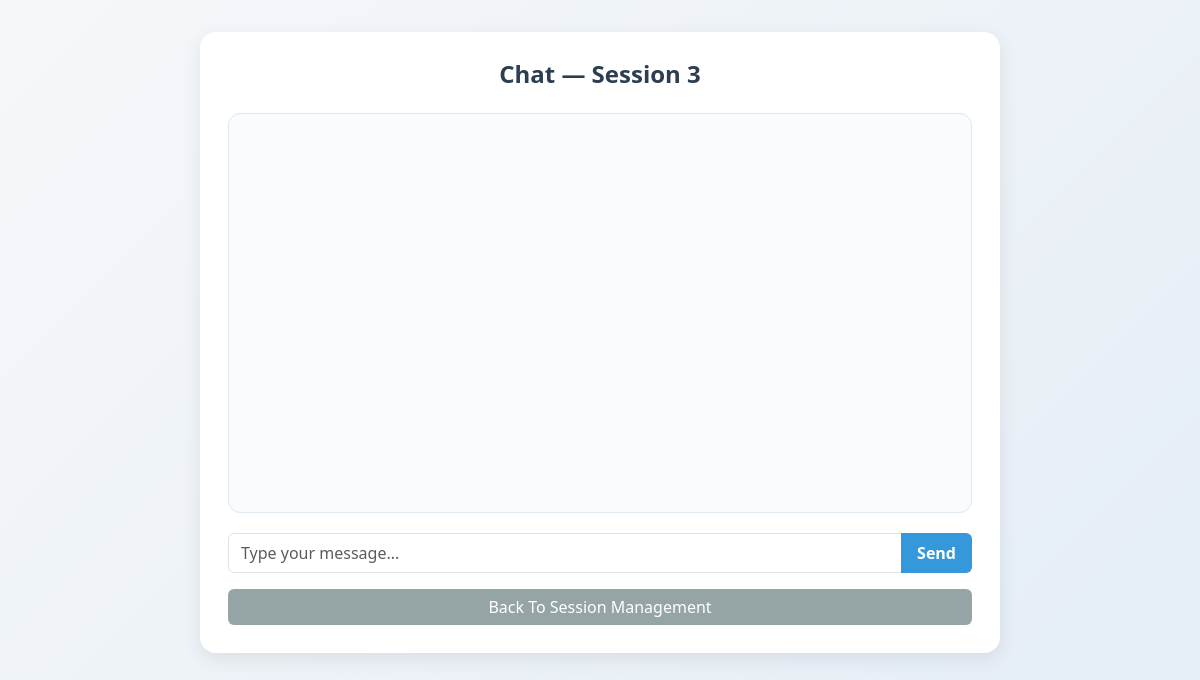
Page /chat/3 (signed in) on the earlier database version.
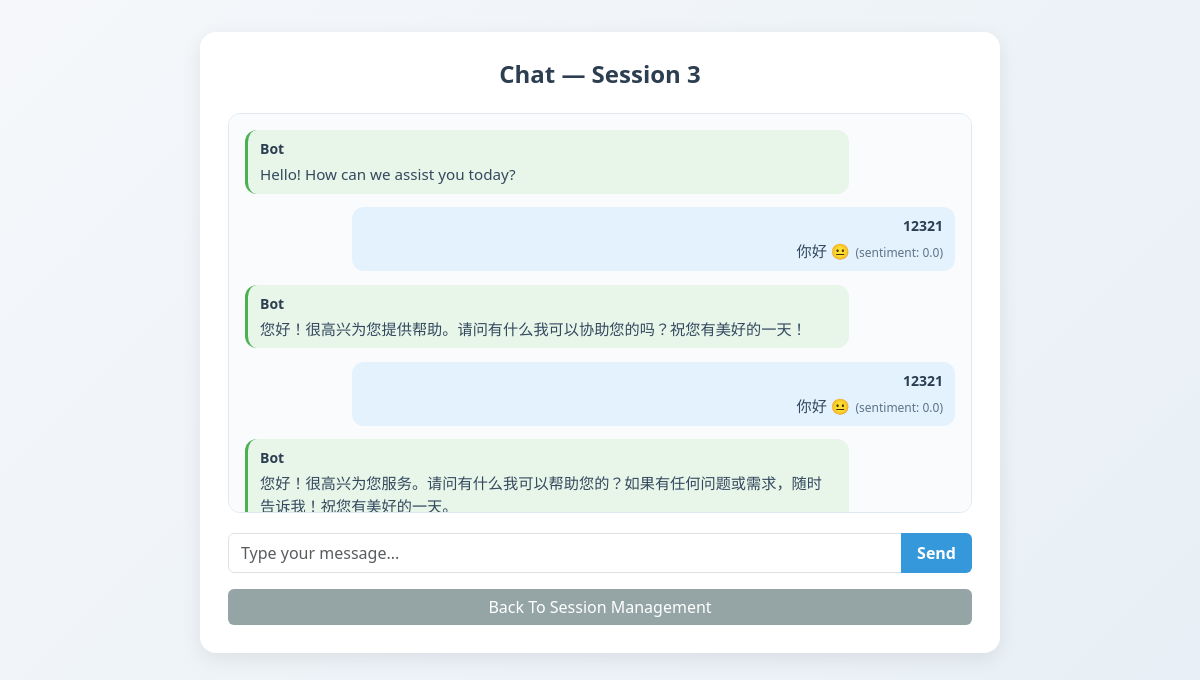
Same page on the later database version.
### models.py (models this page shows, shortened)
class Message(db.Model):
    __tablename__ = 'messages'  # 复数表名
    id = db.Column(db.Integer, primary_key=True, autoincrement=True)
    session_id = db.Column(db.Integer, db.ForeignKey('chat_sessions.id'), nullable=False, comment='会话ID')
    sender_id = db.Column(db.Integer, db.ForeignKey('users.id'), nullable=False, comment='发送者ID')
    receiver_id = db.Column(db.Integer, db.ForeignKey('users.id'), nullable=True, comment='接收者ID')
    text = db.Column(db.Text, nullable=False, comment='消息内容')
    timestamp = db.Column(db.DateTime, default=lambda: datetime.now(UTC), comment='发送时间')
    sentiment = db.Column(db.Float, nullable=True, comment='情感分析得分（-1~1）')
    message_type = db.Column(db.String(10), default='text', comment='消息类型：text/image/file')
    is_read = db.Column(db.Boolean, default=False, comment='是否已读')
    file_url = db.Column(db.String(255), nullable=True, comment='文件/图片URL（非文本消息）')
    sender = db.relationship('User', foreign_keys=[sender_id], backref='sent_messages', lazy=True)
    receiver = db.relationship('User', foreign_keys=[receiver_id], backref='received_messages', lazy=True)

class User(db.Model):
    __tablename__ = 'users'  # 显式指定表名（复数，避免歧义）
    id = db.Column(db.Integer, primary_key=True, autoincrement=True)
    username = db.Column(db.String(20), unique=True, nullable=False, comment='用户名（唯一）')
    password = db.Column(db.String(255), nullable=False, comment='加密后的密码')
    role = db.Column(db.String(10), nullable=False, default='user', comment='角色：admin/agent/user')
    email = db.Column(db.String(120), unique=True, nullable=True, comment='邮箱（可选，唯一）')
    phone = db.Column(db.String(11), unique=True, nullable=True, comment='手机号（可选，唯一）')
    real_name = db.Column(db.String(30), nullable=True, comment='真实姓名')
    avatar = db.Column(db.String(255), nullable=True, comment='头像URL')
    is_active = db.Column(db.Boolean, default=True, comment='是否激活（禁用/启用）')
    is_deleted = db.Column(db.Boolean, default=False, comment='软删除标记')
    created_at = db.Column(db.DateTime, default=lambda: datetime.now(UTC), comment='创建时间（UTC）')
    updated_at = db.Column(db.DateTime, default=lambda: datetime.now(UTC), onupdate=lambda: datetime.now(UTC),
                           comment='更新时间')
    last_login_at = db.Column(db.DateTime, nullable=True, comment='最后登录时间')
    initiated_chat_sessions = db.relationship(
        'ChatSession',
        foreign_keys='ChatSession.user_id',
        back_populates='initiator',
        lazy=True,
        cascade='all, delete-orphan'
    )
    handled_chat_sessions = db.relationship(
        'ChatSession',
        foreign_keys='ChatSession.agent_id',
        back_populates='handler',
        lazy=True,
        cascade='all, delete-orphan'
    )
    applied_appointments = db.relationship(
        'Appointment',
        foreign_keys='Appointment.user_id',
        back_populates='applicant',
        lazy=True
    )
    assigned_appointments = db.relationship(
        'Appointment',
        foreign_keys='Appointment.agent_id',
        back_populates='assigned_agent',
        lazy=True
    )
    friend_requests_sent = db.relationship(
        'FriendRelation',
        foreign_keys='FriendRelation.user_id',
        back_populates='user',
        lazy='dynamic',
        cascade='all, delete-orphan'
    )
    friend_requests_received = db.relationship(
        'FriendRelation',
        foreign_keys='FriendRelation.friend_id',
        back_populates='friend',
        lazy='dynamic',
        cascade='all, delete-orphan'
    )

### routes.py (the view)
    @app.route('/chat/<int:session_id>')
    def chat(session_id):
        if 'user_id' not in session:
            return redirect(url_for('login'))
        chat_session = ChatSession.query.get(session_id)
        if not chat_session:
            flash('Chat session not found!', 'error')
            return redirect(url_for('session_management'))
        user_id = session['user_id']
        if not (chat_session.user_id == user_id or chat_session.agent_id == user_id):
            flash('You have no permission to access this session!', 'error')
            return redirect(url_for('session_management'))
        messages = Message.query.filter_by(session_id=session_id).order_by(Message.timestamp).all()
        return render_template('chat.html', session_id=session_id, messages=messages)

### templates/chat.html (shortened to what this page needs)
<!DOCTYPE html>
<html lang="en">
<head>
    <link href="https://cdn.jsdelivr.net/npm/bootstrap@5.3.0/dist/css/bootstrap.min.css" rel="stylesheet">
</head>
<body>
    <div class="container">
        <div class="chat-card">
            <h1>Chat — Session {{ session_id }}</h1>
            <div id="chat">
                {% for msg in messages %}
                    {% set sender_name = msg.sender.username if msg.sender else 'Bot' %}
                    {% set is_user = (sender_name == session.username) %}
                    {% set msg_class = 'message user' if is_user else 'message bot' if sender_name == 'Bot' or sender_name != session.username  %}
                    {% set emoji = '' %}
                    {% set sentiment_part = '' %}
                    {% if is_user %}
                        {% if msg.sentiment > 0.5 %}{% set emoji = ' 😊' %}
                        {% elif msg.sentiment > 0 %}{% set emoji = ' 🙂' %}
                        {% elif msg.sentiment < -0.5 %}{% set emoji = ' 😠' %}
                        {% elif msg.sentiment < 0 %}{% set emoji = ' 😔' %}
                        {% else %}{% set emoji = ' 😐' %}{% endif %}
                        {% set sentiment_part = '<span class="sentiment-badge">(sentiment: ' + msg.sentiment|string + ')</span>' %}
                    {% endif %}
                    <div class="{{ msg_class }}">
                        <div class="message-header">{{ sender_name }}</div>
                        <div class="message-content">{{ msg.text }}{{ emoji | safe }}{{ sentiment_part | safe }}</div>
                    </div>
                {% endfor %}
            </div>
            <div class="input-group">
                <input type="text" id="message" class="form-control" placeholder="Type your message..."
                       onkeyup="if(event.keyCode === 13) sendMessage();">
                <button class="btn btn-primary" onclick="sendMessage()">Send</button>
            </div>
            <a href="/session_management" class="btn btn-secondary w-100">Back To Session Management</a>
        </div>
    </div>
</body>
</html>

Differences in the rows shown:
added Message: sender_name "Bot", text "Hello! How can we assist you today?"
added Message: text "你好", emoji "😐", sentiment_part "(sentiment: 0.0)"
now on this page (row unchanged): User: username "12321"
added Message: sender_name "Bot", text "您好！很高兴为您提供帮助。请问有什么我可以协助您的吗？祝您有美好的一天！"
added Message: text "你好", emoji "😐", sentiment_part "(sentiment: 0.0)"
added Message: sender_name "Bot", text "您好！很高兴为您服务。请问有什么我可以帮助您的？如果有任何问题或需求，随时告诉我！祝您有美好的一天。"
